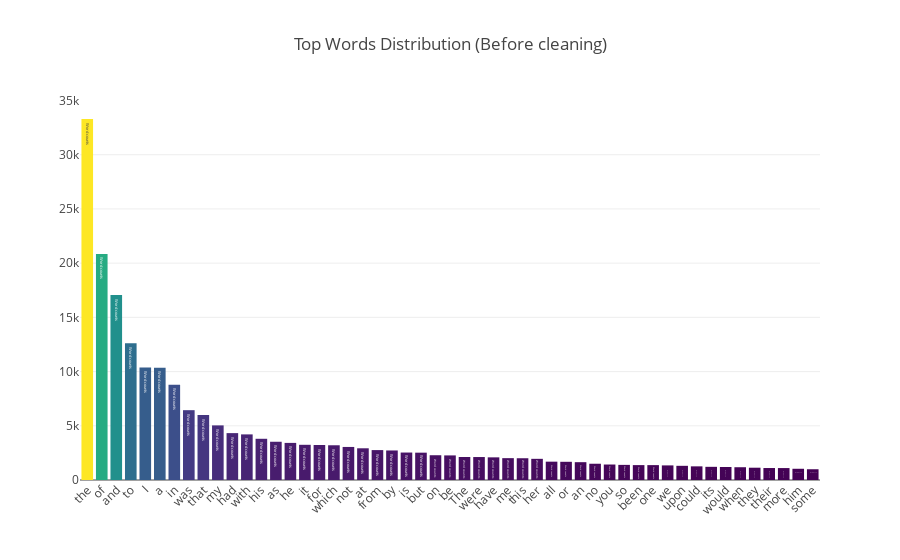

The cell this chart's notebook holds for it:
### Code cell
trace=[go.Bar(
        x=words.index[:51],
        y=words.values[:51], 
        marker= dict(colorscale='Viridis', color = words.values[:51]),
        text='Word counts', 
        )]

layout = go.Layout(title='Top Words Distribution (Before cleaning)', xaxis=dict(tickangle=-45))
fig = go.Figure(data=trace, layout=layout)
py.iplot(fig)

### Figure 1 — Plotly figure (JSON) as saved in the notebook; plotly's stock layout.template omitted (floating-point values rounded to 4 significant figures)
{"data": [{"marker": {"color": [33296, 20851, 17059, 12615, 10382, 10359, 8787, 6440, 5988, 5037, 4324, 4207, 3802, 3528, 3422, 3247, 3227, 3203, 3048, 2925, 2758, 2725, 2533, 2521, 2285, 2268, 2121, 2118, 2089, 2015, 2007, 1953, 1691, 1679, 1644, 1500, 1428, 1395, 1373, 1372, 1347, 1308, 1259, 1215, 1202, 1178, 1134, 1104, 1100, 1036, 992], "colorscale": "Viridis"}, "text": "Word counts", "type": "bar", "uid": "932bfd0c-8180-4e0b-a61a-dc2dc7b1c48e", "x": ["the", "of", "and", "to", "I", "a", "in", "was", "that", "my", "had", "with", "his", "as", "he", "it", "for", "which", "not", "at", "from", "by", "is", "but", "on", "be", "The", "were", "have", "me", "this", "her", "all", "or", "an", "no", "you", "so", "been", "one", "we", "upon", "could", "its", "would", "when", "they", "their", "more", "him", "some"], "y": [33296, 20851, 17059, 12615, 10382, 10359, 8787, 6440, 5988, 5037, 4324, 4207, 3802, 3528, 3422, 3247, 3227, 3203, 3048, 2925, 2758, 2725, 2533, 2521, 2285, 2268, 2121, 2118, 2089, 2015, 2007, 1953, 1691, 1679, 1644, 1500, 1428, 1395, 1373, 1372, 1347, 1308, 1259, 1215, 1202, 1178, 1134, 1104, 1100, 1036, 992]}], "layout": {"title": {"text": "Top Words Distribution (Before cleaning)"}, "xaxis": {"tickangle": -45}}}
